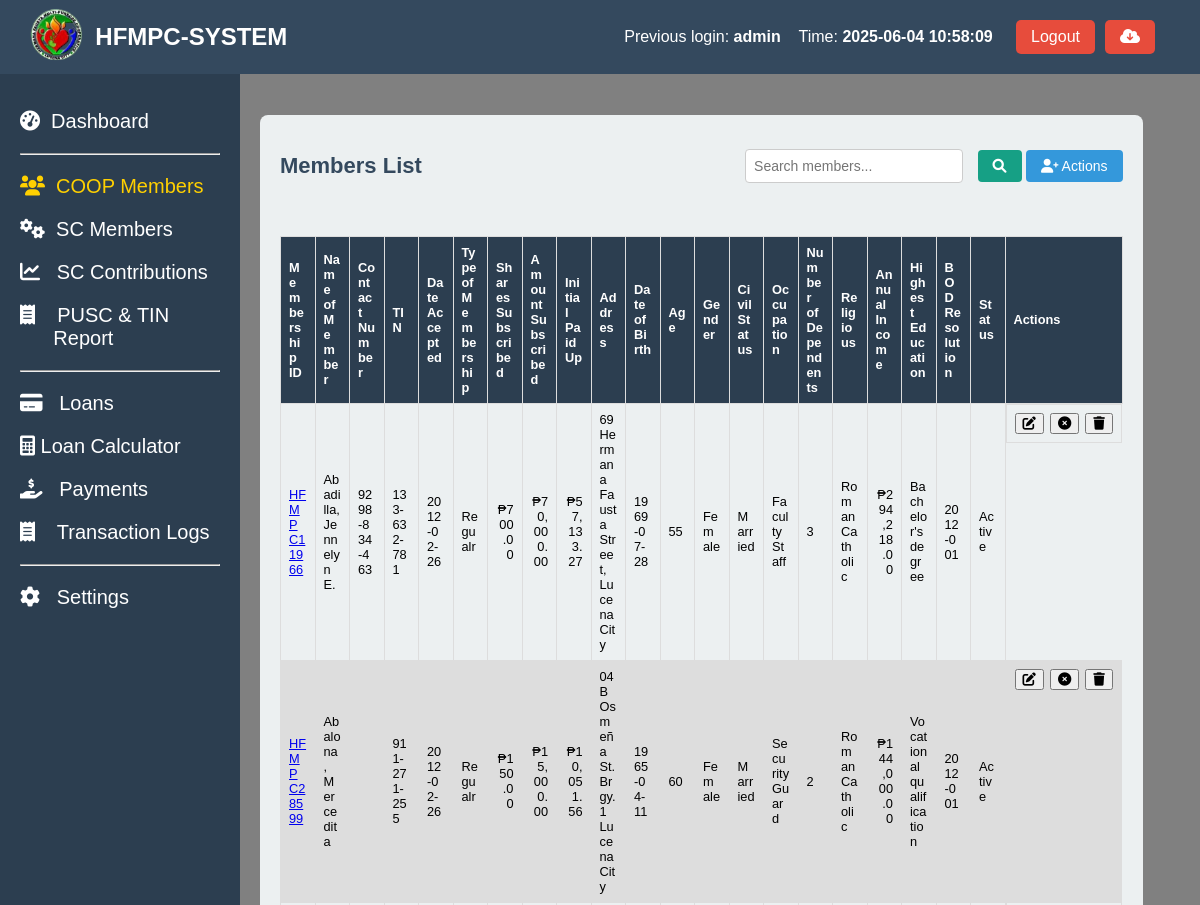
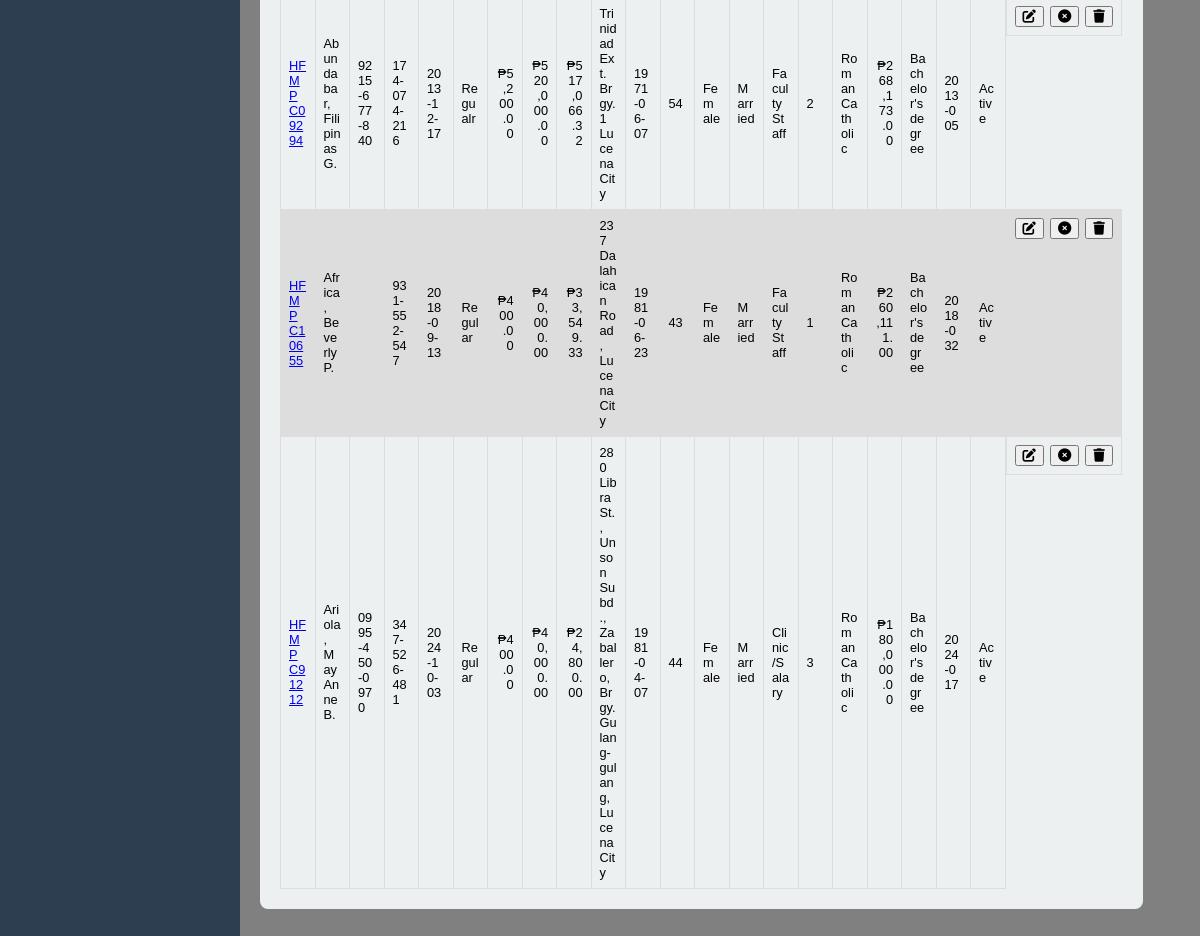
Page /coop_members.php (signed in) on the committed database (2 pictures, top to bottom).
### tables this page shows
CREATE TABLE `coop_members` (
  `coop_id` int(50) NOT NULL AUTO_INCREMENT,
  `membership_id` varchar(50) NOT NULL,
  `name_of_member` varchar(255) NOT NULL,
  `contact_number` varchar(20) NOT NULL,
  `tin` varchar(15) NOT NULL,
  `date_accepted` date NOT NULL,
  `bod_resolution` varchar(50) NOT NULL,
  `type_of_membership` varchar(50) NOT NULL,
  `shares_subscribed` decimal(10,2) NOT NULL,
  `amount_subscribed` decimal(10,2) NOT NULL,
  `initial_paid_up` decimal(10,2) NOT NULL,
  `address` text NOT NULL,
  `date_of_birth` date NOT NULL,
  `age` int(11) NOT NULL,
  `gender` varchar(20) NOT NULL,
  `civil_status` varchar(50) NOT NULL,
  `occupation` varchar(100) NOT NULL,
  `number_of_dependents` int(11) NOT NULL,
  `religious` varchar(100) NOT NULL,
  `annual_income` decimal(10,2) NOT NULL,
  `date_terminated` date DEFAULT NULL,
  `educational_attainment` varchar(50) NOT NULL,
  `status` int(5) NOT NULL,
  `remarks` varchar(10) NOT NULL,
  `created_at` timestamp NOT NULL DEFAULT current_timestamp(),
  PRIMARY KEY (`coop_id`)
);

### coop_members.php (the view, shortened to what this page needs)
<?php include 'header.php' ?>
<?php include 'sidebar.php' ?>
<link rel="stylesheet" href="assets/coop_members_shared_capitals.css">
<link rel="stylesheet" href="assets/message.css">
<main class="content-member">
  <section class="stats-member">
    <div class="card-member">
      <div class="card-header-member">
        <h2>Members List</h2>
        <div class="actions">
           <input type="text" id="search-bar" placeholder="Search members..." oninput="searchTable()">
            <button class="search-btn" onclick="searchTable()">
                <i class="fas fa-search"></i>
            </button>
            <div class="dropdown">
              <button class="add-btn" onclick="toggleDropdown()">
                  <i class="fas fa-user-plus"></i> Actions
              </button>
            </div>
        </div>
      </div>
      <div style="overflow-x:auto;">
        <table id="member-table">
          <thead>
            <tr>
              <th>Membership ID</th>
              <th>Name of Member</th>
              <th>Contact Number</th>
              <th>TIN</th>
              <th>Date Accepted</th>
              <th>Type of Membership</th>
              <th>Shares Subscribed</th>
              <th>Amount Subscribed</th>
              <th>Initial Paid Up</th>
              <th>Address</th>
              <th>Date of Birth</th>
              <th>Age</th>
              <th>Gender</th>
              <th>Civil Status</th>
              <th>Occupation</th>
              <th>Number of Dependents</th>
              <th>Religious</th>
              <th>Annual Income</th>
              <th>Highest Education</th>
              <th>BOD Resolution</th>
              <th>Status</th>
              <th class="th-class">Actions</th>
            </tr>
          </thead>
          <tbody>
            <?php
            $sql = "SELECT coop_id, membership_id, name_of_member, contact_number, tin, date_accepted, type_of_membership, shares_subscribed, amount_subscribed, initial_paid_up, address, date_of_birth, age, gender, civil_status, occupation, number_of_dependents, religious, annual_income, educational_attainment, bod_resolution, status FROM coop_members WHERE remarks IS NULL OR Remarks != 'Deleted'";
            $result = $conn->query($sql);
            if ($result->num_rows > 0) {
                while ($row = $result->fetch_assoc()) {
                  echo "<tr>";
                  echo '<td><a href="coop_members_profile.php?id=' . htmlspecialchars($row['membership_id']) . '">' . htmlspecialchars($row['membership_id']) . '</a></td>';
                  echo "<td>" . htmlspecialchars($row['name_of_member']) . "</td>";
                  echo "<td>" . htmlspecialchars($row['contact_number']) . "</td>";
                  echo "<td>" . htmlspecialchars($row['tin']) . "</td>";
                  echo "<td>" . htmlspecialchars($row['date_accepted']) . "</td>";
                  echo "<td>" . htmlspecialchars($row['type_of_membership']) . "</td>";
                  echo "<td style='text-align: right;'> ₱". number_format($row['shares_subscribed'], 2) . "</td>";
                  echo "<td style='text-align: right;'> ₱". number_format($row['amount_subscribed'], 2) . "</td>";
                  echo "<td style='text-align: right;'> ₱". number_format($row['initial_paid_up'], 2) . "</td>";
                  echo "<td>" . htmlspecialchars($row['address']) . "</td>";
                  echo "<td>" . htmlspecialchars($row['date_of_birth']) . "</td>";
                  echo "<td>" . htmlspecialchars($row['age']) . "</td>";
                  echo "<td>" . htmlspecialchars($row['gender']) . "</td>";
                  echo "<td>" . htmlspecialchars($row['civil_status']) . "</td>";
                  echo "<td>" . htmlspecialchars($row['occupation']) . "</td>";
                  echo "<td>" . htmlspecialchars($row['number_of_dependents']) . "</td>";
                  echo "<td>" . htmlspecialchars($row['religious']) . "</td>";
                  echo "<td style='text-align: right;'> ₱". number_format($row['annual_income'], 2) . "</td>";
                  echo "<td>" . htmlspecialchars($row['educational_attainment']) . "</td>";
                  echo "<td>" . htmlspecialchars($row['bod_resolution']) . "</td>";
                  $statusText = ($row['status'] == 1) ? 'Active' : (($row['status'] == 0) ? 'Withdrawn' : 'Unknown');
                  echo "<td>" . htmlspecialchars($statusText) . "</td>";
                  echo "<td style='display: flex; justify-content: space-between; align-items: center; border'>";
                  echo "<button class='edit-btn' onclick='openEditMemberModal(" . htmlspecialchars($row['coop_id']) . ", \"" . htmlspecialchars($row['name_of_member']) . "\", \"" . htmlspecialchars($row['contact_number']) . "\", \"" . htmlspecialchars($row['tin']) . "\", \"" . htmlspecialchars($row['date_accepted']) . "\", \"" . htmlspecialchars($row['bod_resolution']) . "\", \"" . htmlspecialchars($row['civil_status']) . "\", \"" . htmlspecialchars($row['occupation']) . "\", \"" . htmlspecialchars($row['number_of_dependents']) . "\", \"" . htmlspecialchars($row['type_of_membership']) . "\", \"" . htmlspecialchars($row['shares_subscribed']) . "\", \"" . htmlspecialchars($row['amount_subscribed']) . "\", \"" . htmlspecialchars($row['initial_paid_up']) . "\", \"" . htmlspecialchars($row['address']) . "\", \"" . htmlspecialchars($row['date_of_birth']) . "\", \"" . htmlspecialchars($row['age']) . "\", \"" . htmlspecialchars($row['gender']) . "\", \"" . htmlspecialchars($row['religious']) . "\", \"" . htmlspecialchars($row['annual_income']) . "\")'><i class='fa-solid fa-pen-to-square'></i></button>";
                  echo '<a class="update-btn" href="coop_update_status.php?coop_id=' . $row['membership_id'] . '&status=' . ($row['status'] == 0 ? 1 : 0) . '" onclick="return confirm(\'Are you sure you want to ' . ($row['status'] == 0 ? 'activate' : 'deactivate') . ' this member?\')">';
                      echo ($row['status'] == 0 ? '<button><i class="fas fa-check-circle"></i></button>' : '<button><i class="fas fa-times-circle"></i></button>');
                      echo '</a>';
                      echo '<a href="coop_members_delete_functions.php?id=' . htmlspecialchars($row['membership_id']) . '" class="delete-btn" onclick="return confirm(\'Are you sure you want to delete this member? all data such as Shared Capital Records will be deleted?\')"><button><i class="fa-solid fa-trash"></i></button></a>';
                  echo "</td>";
                  echo "</tr>";
                }
            } else {
                echo "<tr><td colspan='21'>No members found</td></tr>";
            }
            ?>
          </tbody>
        </table>
      </div>
    </div>
  </section>
</main>
</body>
</html>

### header.php (shortened to what this page needs)
<?php
include 'config/config.php';
$previous_user = null;
$sql_prev = "SELECT id, username, login_time FROM login_activity ORDER BY login_time DESC LIMIT 1 OFFSET 1";
$result_prev = $conn->query($sql_prev);
if ($result_prev->num_rows > 0) {
    $previous_user = $result_prev->fetch_assoc();
}
?>
<!DOCTYPE html>
<html lang="en">
<head>
  <link rel="stylesheet" href="https://cdnjs.cloudflare.com/ajax/libs/font-awesome/6.0.0-beta3/css/all.min.css">
  <link rel="stylesheet" href="assets/styles.css">
</head>
<body>
<header class="header">
  <div class="header-content">
    <div class="dashboard-left">
      <a href="index.php"><img src="logo.png" alt="Logo" class="dashboard-logo" width="20%"></a>
      <h1> HFMPC-SYSTEM</h1>
    </div>
    <div class="admin-info">
      <?php if ($previous_user): ?>
        <div class="previous-login-info" style="text-align: right; display: flex; justify-content: space-between;">
          <p>Previous login: <strong><?php echo htmlspecialchars($previous_user['username']); ?></strong></p> &nbsp&nbsp&nbsp&nbsp
          <p>Time: <strong><?php echo htmlspecialchars($previous_user['login_time']); ?></strong></p>&nbsp&nbsp&nbsp
        </div>
      <?php else: ?>
        <p class="previous-login-info">No previous login records found.</p>
      <?php endif; ?>
      <button class="logout-btn" onclick="confirmLogout();">Logout</button>
      <form method="post" action="backup.php" onsubmit="return confirmBackup();">
          <button class="logout-btn" type="submit" name="backup"><i class="fas fa-cloud-download-alt"></i></button>
      </form>
    </div>
  </div>
</header>
</body>
</html>

### assets/styles.css (style rules this page uses)
body { font-family: Arial, sans-serif; margin: 0; height: 100vh; display: flex; flex-direction: column; }
header { background-color: #34495e; color: white; padding: 5px; width: 100%; display: flex; justify-content: space-between; align-items: center; position: fixed; z-index: 10; }
header h1 { font-size: 24px; }
.header-content { display: flex; justify-content: space-between; width: 100%; padding-right: 50px; padding-left: 20px; }
.admin-info { display: flex; align-items: center; gap: 10px; }
.logout-btn { background-color: #e74c3c; color: white; border: none; padding: 8px 15px; cursor: pointer; font-size: 16px; border-radius: 5px; }
.logout-btn { background-color: #e74c3c; color: white; border: none; padding: 8px 15px; cursor: pointer; }
.dashboard-left { display: flex; align-items: center; gap: 10px; }
.dashboard-logo { height: 60px; width: auto; object-fit: contain; }

### assets/coop_members_shared_capitals.css (style rules this page uses)
.content-member { background-color: gray; margin-left: 150px; padding: 100px; margin-top: 5px; flex-grow: 1; height: 100vh; overflow-y: auto; position: relative; }
.stats-member { display: flex; justify-content: space-between; margin-top: 10px; width: 105%; }
.card-member { background-color: #ecf0f1; border-radius: 8px; padding: 20px; width: 100%; margin-left: 10px; position:relative; }
.card-member h2 { font-size: 22px; color: #34495e; }
table { font-family: arial, sans-serif; border-collapse: collapse; width: 100%; table-layout: fixed; font-size: 80%; }
th { background-color: #2c3e50; color: white; }
td, th { border: 1px solid #dddddd; text-align: left; padding: 8px; word-wrap: break-word; white-space: normal; max-width: 150px; overflow: hidden; text-overflow: ellipsis; }
tr:nth-child(even) { background-color: #dddddd; }
.card-header-member { display: flex; justify-content: space-between; align-items: center; margin-bottom: 20px; }
.add-btn { padding: 8px 15px; font-size: 14px; color: white; background-color: #3498db; border: none; border-radius: 4px; cursor: pointer; }
form { display: flex; flex-direction: column; }
#search-bar { padding: 8px; font-size: 14px; width: 200px; border: 1px solid #ccc; border-radius: 4px; }
.search-btn { padding: 8px 15px; font-size: 14px; color: white; background-color: #16a085; border: none; border-radius: 4px; cursor: pointer; margin-left: 10px; }
.dropdown { position: relative; display: inline-block; }

### assets/message.css (style rules this page uses)
.th-class { width: 100px; }

### coop_members.php (style rules this page uses)
.content-member { background-color: gray; }

### rows in the picture
coop_members: membership "HFMPC11966", name_of_member "Abadilla, Jennelyn E.", contact_number "9298-834-463", tin "133-632-781", date_accepted "2012-02-26", type_of_membership "Regualr", shares_subscribed "700.00", amount_subscribed "70,000.00", initial_paid_up "57,133.27", address "69 Hermana Fausta Street, Lucena City", date_of_birth "1969-07-28", age "55", gender "Female", civil_status "Married", occupation "Faculty Staff", number_of_dependents "3", religious "Roman Catholic", annual_income "294,218.00", educational_attainment "Bachelor's degree", bod_resolution "2012-001", status "Active"
coop_members: membership "HFMPC28599", name_of_member "Abalona, Mercedita", tin "911-271-255", date_accepted "2012-02-26", type_of_membership "Regualr", shares_subscribed "150.00", amount_subscribed "15,000.00", initial_paid_up "10,051.56", address "04B Osmeña St. Brgy. 1 Lucena City", date_of_birth "1965-04-11", age "60", gender "Female", civil_status "Married", occupation "Security Guard", number_of_dependents "2", religious "Roman Catholic", annual_income "144,000.00", educational_attainment "Vocational qualification", bod_resolution "2012-001", status "Active"
coop_members: membership "HFMPC09294", name_of_member "Abundabar, Filipinas G.", contact_number "9215-677-840", tin "174-074-216", date_accepted "2013-12-17", type_of_membership "Regualr", shares_subscribed "5,200.00", amount_subscribed "520,000.00", initial_paid_up "517,066.32", address "Trinidad Ext. Brgy. 1 Lucena City", date_of_birth "1971-06-07", age "54", gender "Female", civil_status "Married", occupation "Faculty Staff", number_of_dependents "2", religious "Roman Catholic", annual_income "268,173.00", educational_attainment "Bachelor's degree", bod_resolution "2013-005", status "Active"
coop_members: membership "HFMPC10655", name_of_member "Africa, Beverly P.", tin "931-552-547", date_accepted "2018-09-13", type_of_membership "Regular", shares_subscribed "400.00", amount_subscribed "40,000.00", initial_paid_up "33,549.33", address "237 Dalahican Road, Lucena City", date_of_birth "1981-06-23", age "43", gender "Female", civil_status "Married", occupation "Faculty Staff", number_of_dependents "1", religious "Roman Catholic", annual_income "260,111.00", educational_attainment "Bachelor's degree", bod_resolution "2018-032", status "Active"
coop_members: membership "HFMPC91212", name_of_member "Ariola, May Anne B.", contact_number "0995-450-0970", tin "347-526-481", date_accepted "2024-10-03", type_of_membership "Regular", shares_subscribed "400.00", amount_subscribed "40,000.00", initial_paid_up "24,800.00", address "280 Libra St., Unson Subd., Zaballero, Brgy. Gulang-gulang, Lucena City", date_of_birth "1981-04-07", age "44", gender "Female", civil_status "Married", occupation "Clinic/Salary", number_of_dependents "3", religious "Roman Catholic", annual_income "180,000.00", educational_attainment "Bachelor's degree", bod_resolution "2024-017", status "Active"

### other values in the picture
$previous_user['username'] "admin"
$previous_user['login_time'] "2025-06-04 10:58:09"
